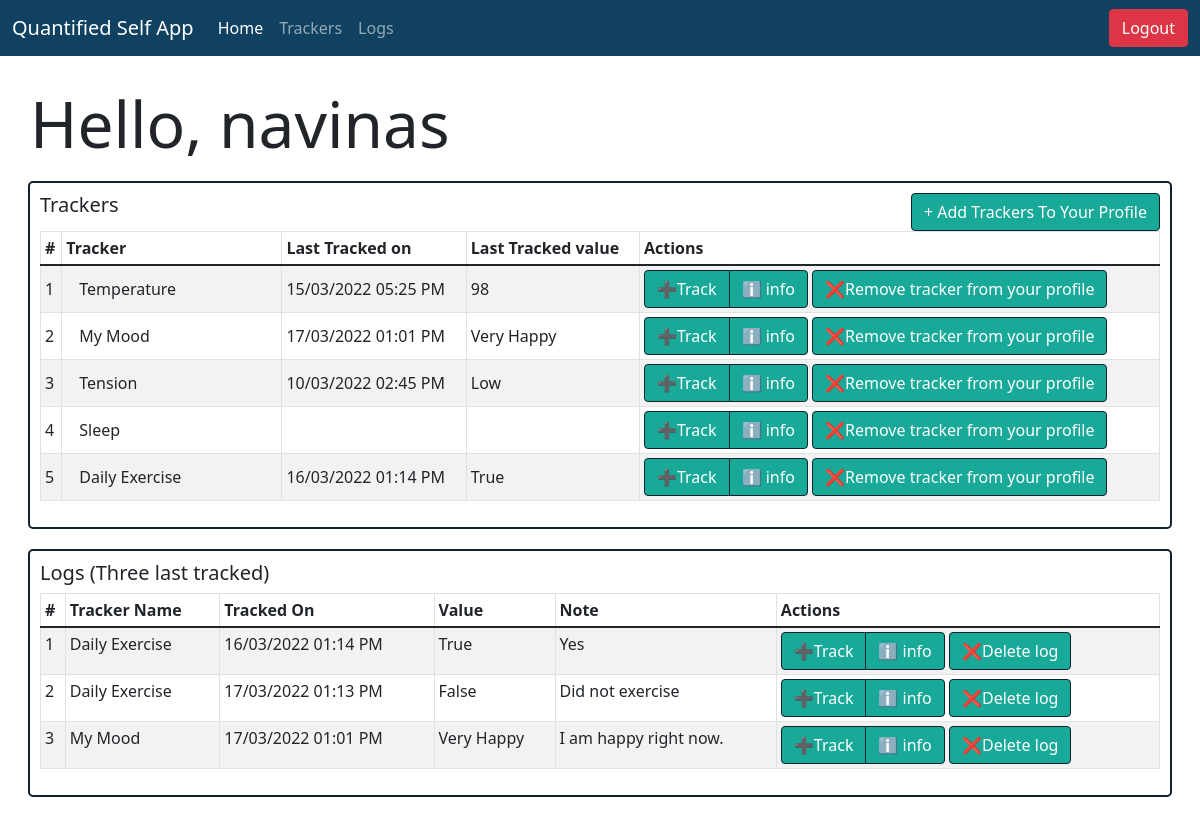
The app's page /user/navinas/home (signed in) with its own data.
### models.py (models this page shows)
class Trackers_Model(db.Model):
  __tablename__ = "Trackers"
  tracker_id = db.Column(db.Integer, autoincrement=True, primary_key=True)
  tracker_name = db.Column(db.String, nullable=False, unique=True)
  tracker_type = db.Column(db.String, nullable=False)
  tracker_desc = db.Column(db.String)

class Logs_Model(db.Model):
  __tablename__ = "Logs"
  log_id = db.Column(db.Integer, autoincrement=True, primary_key=True)
  value = db.Column(db.String, nullable=False)
  note = db.Column(db.String)
  timestamp = db.Column(db.String, nullable=False)
  user_id = db.Column(db.Integer, db.ForeignKey("Users.user_id"), primary_key=True, nullable=False)
  tracker_id = db.Column(db.Integer, db.ForeignKey("Trackers.tracker_id"), primary_key=True, nullable=False)

### app/userviews.py (the view)
@app.route("/user/<username>/home")
@login_required
def user_home(username):
    user_id = current_user.user_id
    enrolls = Enrollments_Model.query.filter_by(user_id=user_id).all()
    trackers = []
    logs = {}
    for e in enrolls:
        log = Logs_Model.query.filter_by(user_id=user_id, tracker_id=e.tracker_id).order_by(Logs_Model.log_id.desc()).first()
        tracker = Trackers_Model.query.filter_by(tracker_id=e.tracker_id).one()
        trackers.append(tracker)
        if log:
            logs[e.tracker_id] = log.timestamp,log.value
        else:
            logs[e.tracker_id] = None
    condition = False
    if trackers:
        condition = True
    tracker = Trackers_Model()
    loge = Logs_Model.query.filter_by(user_id=user_id).order_by(Logs_Model.log_id.desc()).all()
    condition2 = False
    if loge:
        i = 0
        log = []
        while i < 3 and i < len(loge):
            log.append(loge[i])
            i += 1
        condition2=True
    return render_template("user_home.html", username=username, trackers=trackers, condition=condition, condition2=condition2, logs=logs, tracker=tracker, log=log )

### app/userviews.py (called while the page is built)
@login_manager.user_loader
def load_user(user_id):
    return Users_Model.query.get(user_id)

### templates/user_home.html (shortened to what this page needs)
<!DOCTYPE html>
<html lang="en">
<head>
  <link rel="stylesheet" href="/css/bootstrap.css" />
  <link rel="stylesheet" href="/css/bootstrap-grid.css" />
  <link rel="stylesheet" href="/css/styles.css">
</head>
<body>
  <nav class="navbar navbar-expand-lg navbar-dark" style="background-color: #104161;">
    <div class="container-fluid">
      <a class="navbar-brand" href="#">Quantified Self App</a>
      <div class="collapse navbar-collapse" id="navbarNavAltMarkup">
        <div class="navbar-nav">
          <a class="nav-link active" aria-current="page" href="/user/{{username}}/home">Home</a>
          <a class="nav-link" href="/user/{{username}}/trackers">Trackers</a>
          <a class="nav-link" href="/user/{{username}}/logs">Logs</a>
        </div>
      </div>
      <a class="btn btn-danger" role="button" href="/user/logout" >Logout</a>
    </div>
  </nav>
  <div class="container-fluid" style="padding: 30px;">
    <div class="row justify-content-between">
      <div class="col-10">
        <h1 class="display-3">Hello, {{username}}</h1>
      </div>
    </div>
    <div class="row" style="padding: 10px;">
      <div class="col-md justify-content-center" id="my-col">
        {% if condition == True %}
        <div class="row justify-content-between">
          <div class="col-3">
            <h5>Trackers</h5>
          </div>
          <div class="col-auto">
            <a href="/user/{{username}}/trackers" id="my-button" class="btn" style="align-items: flex-end;">+ Add Trackers To Your Profile </a>
          </div>
        </div>
        <div class="table-responsive">
          <table class="table table-sm table-bordered table-striped align-middle">
            <thead>
              <tr>
                <th scope="col">#</th>
                <th scope="col" style="min-width: 200px;">Tracker</th>
                <th scope="col">Last Tracked on</th>
                <th scope="col">Last Tracked value</th>
                <th scope="col">Actions</th>
              </tr>
            </thead>
            <tbody>
              {% for tracker in trackers %}
                <tr>
                  <td scope="row">{{loop.index}}</td>
                  <td>
                    <a href="tracker/{{tracker.tracker_id}}" class="btn" style="text-align: start;">{{tracker.tracker_name}}</a>
                  </td>
                  <td>{{logs[tracker.tracker_id][0]}}</td>
                  <td>{{logs[tracker.tracker_id][1]}}</td>
                  <td>
                    <div class="btn-group" role="group" aria-label="Basic example">
                      <a href="/user/{{username}}/logs/{{tracker.tracker_id}}/add" id="my-button" class="btn">➕Track</a>
                      <a href="tracker/{{tracker.tracker_id}}" class="btn" style="border: 0.5px solid #10222E; background-color: #18A999; border-collapse:collapse; color: white;">ℹ️ info</a>
                    </div>
                    <a href="/user/{{username}}/tracker/{{tracker.tracker_id}}/delete" id="my-button" class="btn">❌Remove tracker from your profile</a>
                    </td>
                </tr>
              {% endfor %}
            </tbody>
          </table>
        </div>
        {% else %}
        No Trackers Added
        {% endif %}
      </div>
    </div>
    <div class="row" style="padding: 10px;">
      <div class="col-md justify-content-center" id="my-col">
        <h5 style="text-align: left;">Logs (Three last tracked)</h5>
        {% if condition2 %}
        <div class="table-responsive">
          <table class="table table-sm table-bordered table-striped">
            <thead>
              <tr>
                <th scope="col">#</th>
                <th scope="col">Tracker Name</th>
                <th scope="col">Tracked On</th>
                <th scope="col">Value</th>
                <th scope="col">Note</th>
                <th scope="col">Actions</th>
              </tr>
            </thead>
            <tbody>
              {% for l in log %}
              <tr>
                <td scope="row">{{loop.index}}</td>
                <td>{{tracker.query.filter_by(tracker_id=l.tracker_id).first().tracker_name}}</td>
                <td>{{l.timestamp}}</td>
                <td>{{l.value}}</td>
                <td>{{l.note}}</td>
                <td>
                  <div class="btn-group" role="group" aria-label="Basic example">
                    <a href="/user/{{username}}/logs/{{l.tracker_id}}/add" style="border: 0.5px solid #10222E; background-color: #18A999; color: white;" class="btn">➕Track</a>
                    <a href="tracker/{{l.tracker_id}}" class="btn" style="border: 0.5px solid #10222E; background-color: #18A999; border-collapse:collapse; color: white;">ℹ️ info</a>
                  </div>
                  <a href="/user/{{username}}/logs/{{l.log_id}}/delete" style="border: 0.5px solid #10222E; background-color: #18A999; color: white;" class="btn">❌Delete log</a>
                </td>
              </tr>
              {% endfor %}
            </tbody>
          </table>
        </div>
        {% else %}
        Not tracking yet
        {% endif %}
      </div>
    </div>
  </div>
</body>
</html>

### static/css/styles.css (style rules this page uses)
#my-col { border: 2px solid #10222E; border-radius: 5px; padding: 10px; }
#my-button { border: 0.5px solid #10222E; background-color: #18A999; color: white; text-align: center; }

### records on screen
Trackers_Model: tracker_name "Temperature"
Logs_Model: timestamp "15/03/2022 05:25 PM", value "98"
Trackers_Model: tracker_name "My Mood", tracker_id.timestamp "17/03/2022 01:01 PM", query.filter_by "My Mood"
Logs_Model: value "Very Happy", timestamp "17/03/2022 01:01 PM", note "I am happy right now."
Trackers_Model: tracker_name "Tension"
Logs_Model: timestamp "10/03/2022 02:45 PM", value "Low"
Trackers_Model: tracker_name "Sleep"
Trackers_Model: tracker_name "Daily Exercise", query.filter_by "Daily Exercise"
Logs_Model: timestamp "16/03/2022 01:14 PM", value "True", note "Yes"
Logs_Model: timestamp "17/03/2022 01:13 PM", value "False", note "Did not exercise"

### other values on screen
{{ username }} "navinas"
